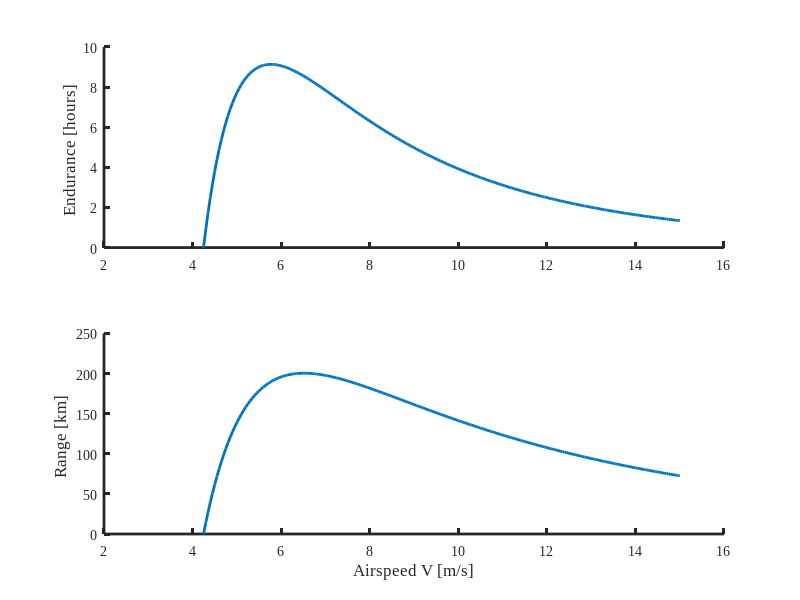

Reproduce this figure in MATLAB.
%%%% Titan Aerial Daughtercraft (TAD) %%%%%%%%%%%%%%%%
%%%% Momentum theory based parametric analysis %%%%%%%
%%%% Tailsitter mission design %%%%%%%%%%%%%%%%%%%%%%%
%%%% 07/09/2018 %%%%%%%%%%%%%%%%%%%%%%%%%%%%%%%%%%%%%%
%%%% Daiju uehara, Larry Matthies, Phil Tokumaru %%%%% 

clc 
clear all

% Define planet paremeters on Titan
a = 190;% speed of sound [m/s]
rho = 5.34;% air density [kg/m^3]
g = 1.352;% gravity [m/s^2]
nu = 1.2e-6;% kinematic viscosity [m^2/s]

%%
% Define vehicle parameters
m = 10;% vehicle mass [kg]
N = m*g;% vehicle weight [N]
Nr = 2;% number of rotor, assuming a quadcopter config

% Hover performance assumption
FM = 0.72;% rotor figure of merit is given parameter in this analysis 
Mtip = 0.18;% Tip mach number
DL = 50/g;% disk loading [kg/m^2] typical for toy-scale helicopter?

% Parameters of each rotor 
Vtip = Mtip*a;% Tip speed [m/s]
A = m/Nr/DL;% disk area
R = sqrt(A/pi);% rotor radius [m]
omega = Vtip/R;% angular velocity [rad/s]
RPM = 2*pi/omega*60;% angular velocity [RPM]

% Ideal hover power 
Th = N/Nr;%thrust of each rotor for hover
vh = sqrt(DL*g/2/rho);% ideal induced velocity in hover
Ph = Th*vh;% ideal induced power in hover

% Payload fuselage design
% Payload/fuselage design
df = 300;% fuselage density [kg/m^3]
rf = (m/df*3/4*1/pi)^(1/3);
Af = pi*rf^2;% fuselage frontal area [m^2]

mp = 2;% payload mass [kg]
ma = 0.5;% avionics mass [kg]
da = 2500;% avionics density [kg/m^3]
va = ma/da;% avionics volume [m^3]
de = 2500;% energy storage density [kg/m^3]

Cdmulti = 1.5;% drag multiplier

% Efficiency coefficients
etam = 0.80;% motor efficiency 
etac = 0.95;% control efficiency 

etafw = FM*etam*etac;% total forward flight efficiency
kinduced = 1.15;% induced power factor 

% Blade parameters
dblade = 0.15;% blade mass density based on disk area [kg/m^2]
mblade = dblade*A*4;
Cdblade = 0.007;% blade drag coefficient

% Support tube mass
msupport = 0.0720*R*Nr;

% Motor constant 
m1 = 0.003;% motor constant [kg]
m2 = 0.322;% motor constant [kg/N-m]

% Battery specific energy
Ebconst = 100;% Wh/kg

%%
% Level flight analysis
V = 3:0.05:15;% forward speed flight range

mbattery = 0;
% Matrix allocation
Ss = zeros(1,length(V));
time = zeros(1,length(V));
hours = zeros(1,length(V));
range = zeros(1,length(V));
rm = zeros(1,length(V));
Ps = zeros(1,length(V));
mwings = zeros(1,length(V));
mba = zeros(1,length(V));
Thrust = zeros(1,length(V));
kwss = zeros(1,length(V));
kbs = zeros(1,length(V));
vs = zeros(1,length(V));

kw = 20;% wing weight coefficient [N/m^2]

AR = 11;
CD0 = 0.03;
e = 0.75;
K = 1/pi/AR/e;
CL = sqrt(CD0/K);
counter = 0;

for ii = 1:length(V)

        Re = V(1,ii)*2*rf/nu;% Reynolds number
        if Re < 2e5
            Cdbody = 0.47;% drag coefficient of vehicle body
        else
            Cdbody = 0.18;
        end
        S = 2*N/rho/CL/(V(1,ii)^2);
        mwing = kw*S;
        kws = N/S;
        Dwing = 1/2*rho*(CD0+K*CL^2)*S*V(1,ii)^2;
        Dbody = 1/2*Cdbody*V(1,ii)^2*rho*Af;% parasite drag [N]
        Ttotal = Dwing+Dbody;
        Trotor = Ttotal/Nr;
        
        vtemp = sqrt(Trotor/2/rho/A);
        vclimb = vtemp*(-V(1,ii)/(2*vtemp)+sqrt(1+(V(1,ii)/(2*vtemp))^2));% induced velocity in climb [m/s]

        Ptemp = Trotor*vtemp;
        Pclimb = Ptemp*(V(1,ii)/(2*vtemp)+sqrt(1+(V(1,ii)/(2*vtemp))^2));% induced power in climb [W]
        Pca = Pclimb/etafw;% actual power [W]
        Pcatotal = Pca*Nr;% Total climb power 
        
        Q = Pclimb/omega;% Torque of each rotor [Nm]
        mmotor = m1+m2*Q;% motor mass [kg]
        
        % Find total mass required
        mbattery = m-mmotor*Nr-mwing-ma-mp-msupport-mblade-0.1*m;
        counter = counter+1;

        Eb = Ebconst*mbattery;% battery energy [Wh]
        time(1,ii) = Eb/Pcatotal*3600;% mission endurance [s]
        hours(1,ii) = time(1,ii)/3600;% mission endurance [h]
        range(1,ii) = time(1,ii)*V(1,ii)/1000;% mission range [km]
        rm(1,ii) = range(1,ii)/2;% mission radius [km]
        mba(1,ii) = mbattery;
        kbs(1,ii) = mbattery/m;
        Thrust(1,ii) = Ttotal;
        Ps(1,ii) = Pcatotal;
        vs(1,ii) = vclimb;
        Ss(1,ii) = S;
        mwings(1,ii) = mwing;
        kwss(1,ii) = kws;

end

%%
% figure(1)
% hold on
% si = 2;
% h5 = plot(V,mba,'linewidth',si);
% plot(V,mwings,'linewidth',si)
% % plot(V,Pps,'linewidth',si)
% % hh5 = plot(V(1,Imin),Ps(1,Imin),'ok','linewidth',si);
% 
% h = gca;
% grid off;
% fs = 12;
% % set(h,'GridAlpha',0.1,'GridLineStyle','--','GridColor',[0.5 0.5 0.5]);
% % title('ground config');
% xlabel('airspeed V [m/s]','FontSize',fs);
% ylabel('Mass [kg] ','FontSize',fs);
% set(h,'FontName','Times New Roman','linewidth',si);
% set(h,'FontName','Times New Roman','linewidth',si);
% legend('Battery mass','Wing mass');
% 
% % a1 = 0;
% % a2 = 16;
% b1 = 0;
% b2 = 10;
% % xlim([a1 a2]);
% ylim([b1 b2]);
% 
% FS = 12;
% xt = a1:1:a2 ;
% set(h,'XTick',xt) ;
% set(h,'XTickLabel',xt,'fontsize',FS) ;
% yt = b1:10:b2 ; 
% set(h,'YTick',yt) ;
% set(h,'YTickLabel',yt,'fontsize',FS) ;
% pbaspect([2 1 1])
%%
figure(2)
hold on
si = 2;
h5 = plot(V,Ss,'linewidth',si);
% plot(V,mwings,'linewidth',si)
% plot(V,Pps,'linewidth',si)
% hh5 = plot(V(1,Imin),Ps(1,Imin),'ok','linewidth',si);

h = gca;
grid off;
fs = 12;
% set(h,'GridAlpha',0.1,'GridLineStyle','--','GridColor',[0.5 0.5 0.5]);
% title('ground config');
xlabel('airspeed V [m/s]','FontSize',fs);
ylabel('Wing area [m^2] ','FontSize',fs);
set(h,'FontName','Times New Roman','linewidth',si);
set(h,'FontName','Times New Roman','linewidth',si);
% legend('Battery mass','Wing mass');

% a1 = 0;
% a2 = 16;
% b1 = 0;
% b2 = 10;
% % xlim([a1 a2]);
% ylim([b1 b2]);
% 
% FS = 12;
% xt = a1:1:a2 ;
% set(h,'XTick',xt) ;
% set(h,'XTickLabel',xt,'fontsize',FS) ;
% yt = b1:10:b2 ; 
% set(h,'YTick',yt) ;
% set(h,'YTickLabel',yt,'fontsize',FS) ;
% pbaspect([2 1 1])
%%
%%
figure(2)
si = 2;
subplot(2,1,1)
hold on
hhh5 = plot(V,hours,'linewidth',si);
% hhhh5 = plot(V(1,Imin),hours(1,Imin),'ok','linewidth',si);

h = gca;
grid off;
fs = 12;

ylabel('Endurance [hours] ','FontSize',fs);
set(h,'FontName','Times New Roman','linewidth',si);
set(h,'FontName','Times New Roman','linewidth',si);
ylim([0 10]);

subplot(2,1,2)
hold on
hhhhh5 = plot(V,range,'linewidth',si);
% hhhhhh5 = plot(V(1,Imin),range(1,Imin),'ok','linewidth',si);

h = gca;
grid off;
fs = 12;

xlabel('Airspeed V [m/s]','FontSize',fs);
ylabel('Range [km] ','FontSize',fs);
set(h,'FontName','Times New Roman','linewidth',si);
set(h,'FontName','Times New Roman','linewidth',si);

a1 = 0;
a2 = 16;
b1 = 0;
b2 = 250;
% xlim([a1 a2]);
ylim([b1 b2]);

% FS = 12;
% xt = a1:2:a2 ;
% set(h,'XTick',xt) ;
% set(h,'XTickLabel',xt,'fontsize',FS) ;
% yt = b1:0.5:b2 ; 
% set(h,'YTick',yt) ;
% set(h,'YTickLabel',yt,'fontsize',FS) ;


